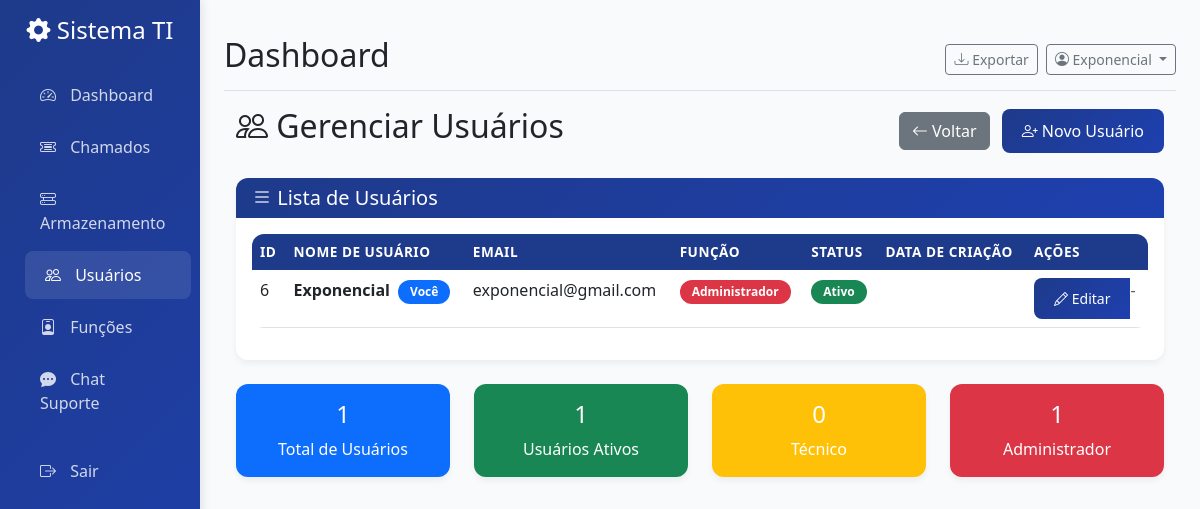
Page /configuracoes/usuarios (signed in) on the committed database.
### models/user.py (models this page shows, shortened)
class User(UserMixin, db.Model):
    __tablename__ = 'users'
    id = db.Column(db.Integer, primary_key=True)
    username = db.Column(db.String(80), unique=True, nullable=False)
    password_hash = db.Column(db.String(120), nullable=False)
    role = db.Column(db.String(20), nullable=False, default='user')  # admin, user, tech
    created_at = db.Column(db.DateTime, default=datetime.utcnow)
    is_active = db.Column(db.Boolean, default=True)
    chamados_criados = db.relationship('Chamado', backref='criador', lazy=True, foreign_keys='Chamado.criado_por')
    chamados_atribuidos = db.relationship('Chamado', backref='tecnico', lazy=True, foreign_keys='Chamado.atribuido_para')

### tables this page shows
CREATE TABLE role_names (
            role_key TEXT PRIMARY KEY,
            label TEXT NOT NULL
        );

### app.py (the view, shortened to what this page needs)
@app.route('/configuracoes/usuarios')
@login_required
def gerenciar_usuarios():
    if session['role'] != 'admin':
        flash('Acesso negado! Apenas administradores podem gerenciar usuários.', 'danger')
        return redirect(url_for('dashboard'))
    conn = get_db_connection()
    usuarios_raw = conn.execute('''
        SELECT u.id, u.username, u.email, u.role, u.created_at, u.is_active, u.funcao_id, f.nome as funcao_nome
        FROM users u
        LEFT JOIN funcoes f ON u.funcao_id = f.id
        ORDER BY u.created_at DESC
    ''').fetchall()
    funcoes = conn.execute('SELECT * FROM funcoes ORDER BY nivel_acesso DESC').fetchall()
    conn.close()
    return render_template('gerenciar_usuarios.html', usuarios=usuarios_raw, funcoes=funcoes)

### templates/gerenciar_usuarios.html (shortened to what this page needs)
{% extends "base.html" %}
{% block content %}
<div class="container-fluid">
    <div class="row">
        <div class="col-12">
            <div class="d-flex justify-content-between align-items-center mb-4">
                <h2><i class="bi bi-people"></i> Gerenciar Usuários</h2>
                <div>
                    <a href="{{ url_for('configuracoes') }}" class="btn btn-secondary me-2">
                        <i class="bi bi-arrow-left"></i> Voltar
                    </a>
                    <a href="{{ url_for('register') }}" class="btn btn-primary">
                        <i class="bi bi-person-plus"></i> Novo Usuário
                    </a>
                </div>
            </div>
        </div>
    </div>
    <div class="row">
        <div class="col-12">
            <div class="card">
                <div class="card-header">
                    <h5 class="card-title mb-0"><i class="bi bi-list"></i> Lista de Usuários</h5>
                </div>
                <div class="card-body">
                    {% if usuarios %}
                    <div class="table-responsive">
                        <table class="table table-hover">
                            <thead class="table-dark">
                                <tr>
                                    <th>ID</th>
                                    <th>Nome de Usuário</th>
                                    <th>Email</th>
                                    <th>Função</th>
                                    <th>Status</th>
                                    <th>Data de Criação</th>
                                    <th>Ações</th>
                                </tr>
                            </thead>
                            <tbody>
                                {% for usuario in usuarios %}
                                <tr>
                                    <td>{{ usuario.id }}</td>
                                    <td>
                                        <strong>{{ usuario.username }}</strong>
                                        {% if usuario.id == session.user_id %}
                                            <span class="badge bg-primary ms-1">Você</span>
                                        {% endif %}
                                    </td>
                                    <td>{{ usuario.email }}</td>
                                    <td>
                                        <span class="badge bg-{{ 'danger' if usuario.role == 'admin' else ('warning' if usuario.role == 'tech' else 'info') }}">{{ role_label(usuario.role) }}</span>
                                    </td>
                                    <td>
                                        {% if usuario.is_active %}
                                            <span class="badge bg-success">Ativo</span>
                                        {% else %}
                                            <span class="badge bg-secondary">Inativo</span>
                                        {% endif %}
                                    </td>
                                    <td>{{ usuario.created_at_fmt }}</td>
                                    <td>
                                        <div class="btn-group" role="group" aria-label="Ações">
                                            <a href="{{ url_for('editar_usuario', id=usuario.id) }}" class="btn btn-sm btn-primary">
                                                <i class="bi bi-pencil"></i> Editar
                                            </a>
                                            {% if usuario.id != session.user_id %}
                                                <form method="POST" action="{{ url_for('toggle_usuario', id=usuario.id) }}" class="d-inline">
                                                    {% if usuario.is_active %}
                                                        <button type="submit" class="btn btn-sm btn-warning"
                                                                onclick="return confirm('Tem certeza que deseja desativar este usuário?')">
                                                            <i class="bi bi-person-x"></i>
                                                        </button>
                                                    {% else %}
                                                        <button type="submit" class="btn btn-sm btn-success"
                                                                onclick="return confirm('Tem certeza que deseja ativar este usuário?')">
                                                            <i class="bi bi-person-check"></i>
                                                        </button>
                                                    {% endif %}
                                                </form>
                                            {% else %}
                                                <span class="text-muted">-</span>
                                            {% endif %}
                                        </div>
                                    </td>
                                </tr>
                                {% endfor %}
                            </tbody>
                        </table>
                    </div>
                    {% endif %}
                </div>
            </div>
        </div>
    </div>
    <div class="row mt-4">
        <div class="col-md-3">
            <div class="card bg-primary text-white">
                <div class="card-body text-center">
                    <h4>{{ usuarios|length }}</h4>
                    <p class="mb-0">Total de Usuários</p>
                </div>
            </div>
        </div>
        <div class="col-md-3">
            <div class="card bg-success text-white">
                <div class="card-body text-center">
                    <h4>{{ usuarios|selectattr('is_active')|list|length }}</h4>
                    <p class="mb-0">Usuários Ativos</p>
                </div>
            </div>
        </div>
        <div class="col-md-3">
            <div class="card bg-warning text-white">
                <div class="card-body text-center">
                    <h4>{{ usuarios|selectattr('role', 'equalto', 'tech')|list|length }}</h4>
                    <p class="mb-0">{{ role_label('tech') }}</p>
                </div>
            </div>
        </div>
        <div class="col-md-3">
            <div class="card bg-danger text-white">
                <div class="card-body text-center">
                    <h4>{{ usuarios|selectattr('role', 'equalto', 'admin')|list|length }}</h4>
                    <p class="mb-0">{{ role_label('admin') }}</p>
                </div>
            </div>
        </div>
    </div>
</div>
{% endblock %}

### templates/base.html (shortened to what this page needs)
<!DOCTYPE html>
<html lang="pt-BR">
<head>
    <link href="https://cdn.jsdelivr.net/npm/bootstrap@5.3.0/dist/css/bootstrap.min.css" rel="stylesheet">
    <link href="https://cdn.jsdelivr.net/npm/bootstrap-icons@1.10.0/font/bootstrap-icons.css" rel="stylesheet">
</head>
<body>
    <div class="container-fluid">
        <div class="row">
            <nav class="col-md-3 col-lg-2 d-md-block sidebar collapse" id="sidebar">
                <div class="position-sticky pt-3">
                    <div class="text-center mb-4">
                        <h4 class="text-white">
                            <i class="bi bi-gear-fill"></i>
                            Sistema TI
                        </h4>
                    </div>
                    <ul class="nav flex-column">
                        <li class="nav-item">
                            <a class="nav-link {% if request.endpoint == 'dashboard' %}active{% endif %}"
                               href="{{ url_for('dashboard') }}">
                                <i class="bi bi-speedometer2"></i>
                                Dashboard
                            </a>
                        </li>
                        {% if can_access_chamados() %}
                        <li class="nav-item">
                            <a class="nav-link {% if request.endpoint.startswith('chamados') %}active{% endif %}"
                               href="{{ url_for('chamados') }}">
                                <i class="bi bi-ticket-detailed"></i>
                                Chamados
                            </a>
                        </li>
                        {% endif %}
                        {% if can_access_storage() %}
                        <li class="nav-item">
                <a class="nav-link {% if request.endpoint.startswith('servidor') %}active{% endif %}"
                   href="{{ url_for('servidor.listar_servidores') }}">
                                <i class="bi bi-hdd-rack"></i>
                                Armazenamento
                            </a>
                        </li>
                        {% endif %}
                        {% if is_admin() %}
                        <li class="nav-item">
                            <a class="nav-link {% if request.endpoint == 'gerenciar_usuarios' %}active{% endif %}"
                               href="{{ url_for('gerenciar_usuarios') }}">
                                <i class="bi bi-people"></i>
                                Usuários
                            </a>
                        </li>
                        {% endif %}
                        {% if can_access_funcoes() %}
                        <li class="nav-item">
                            <a class="nav-link {% if request.endpoint.startswith('funcao') %}active{% endif %}"
                               href="{{ url_for('funcao.listar_funcoes') }}">
                                <i class="bi bi-person-badge"></i>
                                Funções
                            </a>
                        </li>
                        {% endif %}
                        {% if can_access_chat() %}
                        <li class="nav-item">
                            <a class="nav-link {% if request.endpoint == 'chat' %}active{% endif %}"
                               href="{{ url_for('chat') }}">
                                <i class="bi bi-chat-dots-fill"></i>
                                Chat Suporte
                            </a>
                        </li>
                        {% endif %}
                        <li class="nav-item mt-3">
                            <a class="nav-link" href="{{ url_for('logout') }}">
                                <i class="bi bi-box-arrow-right"></i>
                                Sair
                            </a>
                        </li>
                    </ul>
                </div>
            </nav>
            <main class="col-md-9 ms-sm-auto col-lg-10 px-md-4 main-content">
                <div class="d-flex justify-content-between flex-wrap flex-md-nowrap align-items-center pt-3 pb-2 mb-3 border-bottom">
                    <h1 class="h2">{% block page_title %}Dashboard{% endblock %}</h1>
                    <div class="btn-toolbar mb-2 mb-md-0">
                        <div class="btn-group me-2">
                            <button type="button" class="btn btn-sm btn-outline-secondary">
                                <i class="bi bi-download"></i> Exportar
                            </button>
                        </div>
                        <div class="dropdown">
                            <button class="btn btn-sm btn-outline-secondary dropdown-toggle" type="button" data-bs-toggle="dropdown">
                                <i class="bi bi-person-circle"></i> {{ session.username }}
                            </button>
                        </div>
                    </div>
                </div>
                {% block content %}{% endblock %}
            </main>
        </div>
    </div>
</body>
</html>

### rows in the picture
User: username "Exponencial", id "6", shows "Você", email "exponencial@gmail.com", role.label "Administrador", is_active "Ativo"
role_names: label "Técnico"
role_names: label "Administrador"

### other values in the picture
{{ usuarios|length }} "1"
{{ usuarios|selectattr('is_active')|list|length }} "1"
{{ usuarios|selectattr('role', 'equalto', 'tech')|list|length }} "0"
{{ usuarios|selectattr('role', 'equalto', 'admin')|list|length }} "1"
